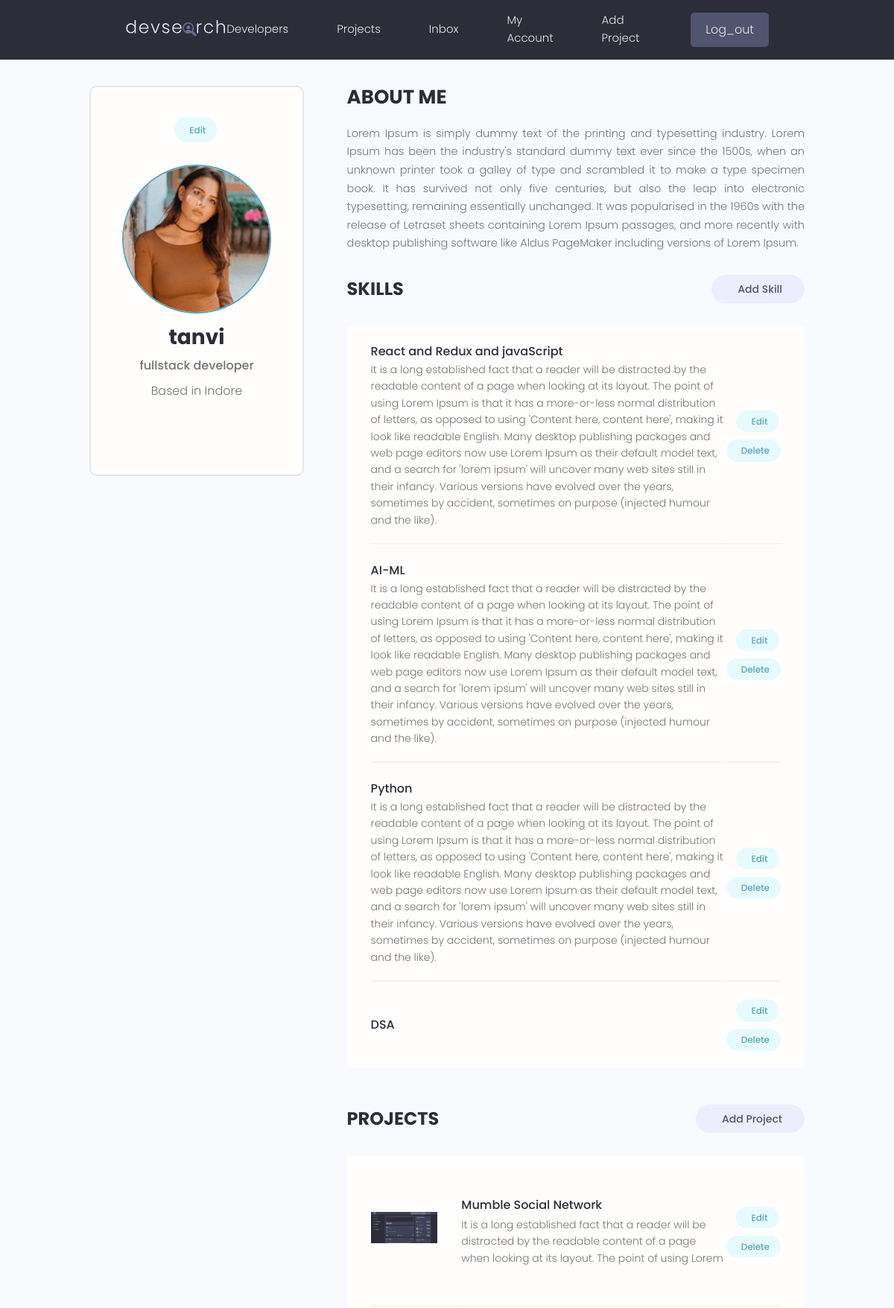
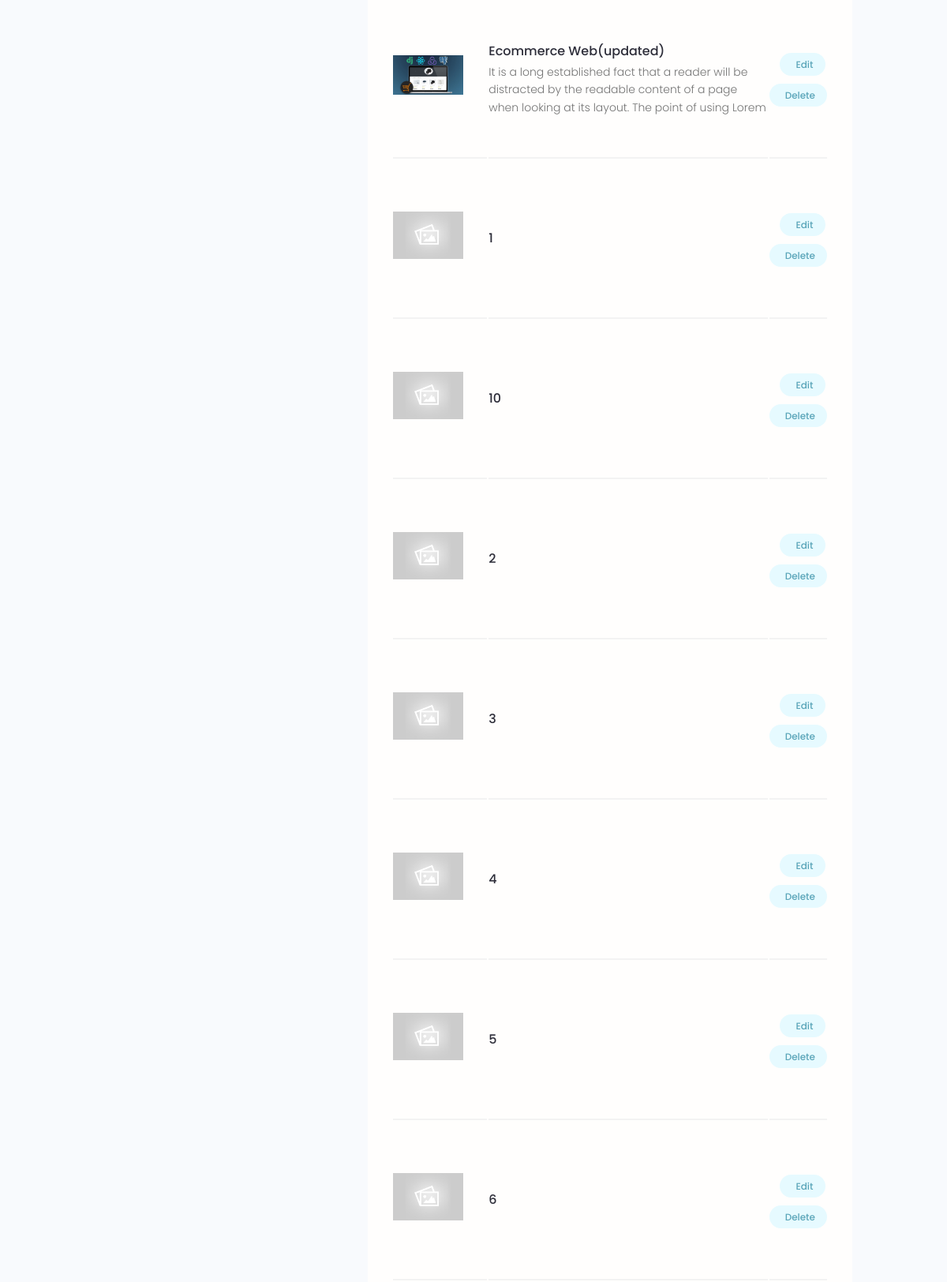
/account/ (signed in, upper part), run on the app's committed database (2 pictures, top to bottom).
### users/models.py (models this page shows, shortened)
class Profile(models.Model):
    user = models.OneToOneField(User,on_delete=models.CASCADE,null=True,blank=True)
    name = models.CharField(max_length=200,blank=True,null=True)
    username = models.CharField(max_length=200,blank=True,null=True)
    location = models.CharField(max_length=200,blank=True,null=True)
    email= models.EmailField(max_length=500,blank=True)
    short_intro = models.CharField(max_length=200,blank=True,null=True)
    bio = models.TextField(blank=True,null=True)
    profile_image= models. ImageField(null=True,blank=True,upload_to='profiles/',default='profiles/user-default.png')
    social_github = models.CharField(max_length=200,blank=True,null=True)
    social_twitter = models.CharField(max_length=200,blank=True,null=True)
    social_LinkedIn = models.CharField(max_length=200,blank=True,null=True)
    social_youtube = models.CharField(max_length=200,blank=True,null=True)
    social_website = models.CharField(max_length=200,blank=True,null=True)
    created = models.DateTimeField(auto_now_add=True)
    id = models.UUIDField(default=uuid.uuid4,unique=True,primary_key=True, editable=False)
    @property
    def imageURL(self):
        try:
            url = self.profile_image.url
        except:
            url=''
        return url
    class Meta:
        ordering=['created']

class Skill(models.Model):
    owner = models.ForeignKey(Profile,on_delete=models.CASCADE,null=True,blank=True)
    name = models.CharField(max_length=200,blank=True,null=True)
    description = models.TextField(blank=True,null=True)
    created = models.DateTimeField(auto_now_add=True)
    id = models.UUIDField(default=uuid.uuid4,unique=True,primary_key=True, editable=False)

### documents/models.py (models this page shows, shortened)
class Project(models.Model):
    owner = models.ForeignKey(Profile,null=True,blank=True,on_delete=models.CASCADE)
    title = models.CharField(max_length=200)
    description = models.TextField(null=True,blank=True)
    featured_image = models.ImageField(null=True,blank=True,default='default.jpg')
    demo_link = models.CharField(max_length=2000,null=True,blank=True)
    source_code = models.CharField(max_length=200,null=True,blank=True)
    tags = models.ManyToManyField('Tag',blank=True)
    vote_total = models.IntegerField(default=0,null=True,blank=True)
    vote_ratio = models.IntegerField(default=0,null=True,blank=True)
    created = models.DateTimeField(auto_now_add=True)
    id = models.UUIDField(default=uuid.uuid4,unique=True,primary_key=True, editable=False)
    class Meta:
        ordering = ['-vote_ratio','-vote_total','title']
    @property
    def imageURL(self):
        try:
            url = self.featured_image.url
        except:
            url=''
        return url

### users/views.py (the view)
# urls.py: path('account/',views.userAccount,name='account'),
@login_required(login_url='login')
def userAccount(request):
    profile = request.user.profile
    skills = profile.skill_set.all()
    projects = profile.project_set.all()
    context={'profile':profile,'skills':skills,'projects':projects}
    return render(request,'users/account.html',context)

### users/templates/users/account.html (shortened to what this page needs)
{% extends 'main.html' %}
{% block content %}
  <main class="settingsPage profile my-md">
    <div class="container">
      <div class="layout">
        <div class="column column--1of3">
          <div class="card text-center">
            <div class="card__body dev">
              <a class="tag tag--pill tag--main settings__btn" href="{% url 'edit-account' %}"> Edit</a>
              <img class="avatar avatar--xl dev__avatar" src="{{profile.imageURL}}" />
              <h2 class="dev__name">{{profile.username}}</h2>
              <p class="dev__title">{{profile.short_intro}}</p>
              <p class="dev__location">Based in {{profile.location}}</p>
            </div>
          </div>
        </div>
        <div class="column column--2of3">
          <div class="devInfo">
            <h3 class="devInfo__title">About Me</h3>
            <p class="devInfo__about">
              {{profile.bio}}
            </p>
          </div>
          <div class="settings">
            <h3 class="settings__title">Skills</h3>
            <a class="tag tag--pill tag--sub settings__btn tag--lg" href="{% url 'create-skill' %}"> Add Skill</a>
          </div>
          <table class="settings__table">
            {% for skill in skills%}
            <tr>
              <td class="settings__tableInfo">
                <h4>{{skill.name}}</h4>
                <p>
                  {{skill.description}}
                </p>
              </td>
              <td class="settings__tableActions">
                <a class="tag tag--pill tag--main settings__btn" href="{% url 'update-skill' skill.id %}"> Edit</a>
                <a class="tag tag--pill tag--main settings__btn" href="{% url 'delete-skill' skill.id  %}?next=/account">
                  Delete</a>
              </td>
            </tr>
            {% endfor %}
          </table>
          <div class="settings">
            <h3 class="settings__title">Projects</h3>
            <a class="tag tag--pill tag--sub settings__btn tag--lg" href="{% url 'create-project' %}"> Add Project</a>
          </div>
          <table class="settings__table">
            {% for project in projects %}
            <tr>
              <td class="settings__thumbnail">
                <a href="{% url 'document' project.id %}"><img src="{{project.imageURL}}" alt="Project Thumbnail" /></a>
              </td>
              <td class="settings__tableInfo">
                <a href="{% url 'document' project.id %}">{{project.title}}</a>
                <p>
                  {{project.description|slice:"150"}}
                </p>
              </td>
              <td class="settings__tableActions">
                <a class="tag tag--pill tag--main settings__btn" href="{% url 'update-project' project.id %}"> Edit</a>
                <a class="tag tag--pill tag--main settings__btn" href="{% url 'delete-project' project.id %}?next=/account">
                  Delete</a>
              </td>
            </tr>
            {% endfor %}
        </table>
        </div>
      </div>
    </div>
  </main>
  {% endblock %}

### static/styles/app.css (style rules this page uses)
:root { --color-sub: #2d2d39; }
.card { border: 2px solid var(--color-light); }
img { width: 100%; }
.profile .card > .dev { padding: 4rem; }
.dev__avatar { display: block; margin: auto; }
.dev__name { color: var(--color-sub); font-size: 2.8rem; font-weight: 700; margin-top: 1rem; margin-bottom: 0.5rem; }
.dev__title { font-size: 1.6rem; font-weight: 500; line-height: 1.3; }
.dev__location { margin-top: 1rem; }
.devInfo { margin-bottom: 3rem; }
.devInfo__title, .devInfo__subtitle { font-size: 2.6rem; color: var(--color-sub); text-transform: uppercase; font-weight: 700; margin-bottom: 1.5rem; }
.devInfo__about, .devSkill__info { font-size: 1.45rem; line-height: 1.7; text-align: justify; }
.settingsPage .dev > .settings__btn { display: inline-block; margin-bottom: 3rem; }
.settings { display: flex; justify-content: space-between; align-items: center; }
.settings__title { font-size: 2.4rem; text-transform: uppercase; font-weight: 700; color: var(--color-sub); }
.settings__table { margin-top: 3rem; margin-bottom: 5rem; padding: 0 3rem; background: var(--color-white); }
.settings__table tr { width: 100%; }
.settings__table tr > td { padding: 2rem 0; }
.settings__table tr:not(:last-child) td { border-bottom: 2px solid var(--color-white-light); }
.settings__thumbnail { width: 23%; min-width: 10rem; }
.settings__thumbnail img { padding-right: 3rem; height: 15rem; object-fit: contain; }
.settings__tableInfo { width: 100%; }
.settings__tableInfo h4, .settings__tableInfo a { padding-right: 1rem; width: auto; font-size: 1.6rem; font-weight: 500; color: var(--color-sub); }
.settings__tableInfo p { font-size: 1.4rem; }
.settings__tableActions { text-align: right; }

### static/uikit/styles/modules/_variables.css (style rules this page uses)
:root { --color-main: #5aa5b9; --color-main-light: #e6faff; --color-sub: #3f4156; --color-sub-light: #51546e; --color-sub-lighter: #ededfd; --color-text: #737373; --color-gray: #8b8b8b; --color-light: #e5e7eb; --color-light-gray: #767676; --color-bg: #f8fafd; --color-white: #fffefd; --color-white-light: #f3f3f3; --color-success: #359e64; --color-success-bg: #def8e8; --color-error: #fc4b0b; --color-error-bg: #fff2ee; --font-base: 'Poppins', arial, helvetica, 'Segoe UI', roboto, ubuntu, sans-serif; --font-monospace: 'Fira Code', 'Courier New', courier, monospace; --font-regular: 300; --font-medium: 500; --font-bold: 700; --generic-shadow: 1px 1px 5px #00000010; --generic-transition: all 0.3s ease-in-out; }

### static/uikit/styles/modules/_base.css (style rules this page uses)
* { margin: 0; padding: 0; box-sizing: border-box; text-rendering: optimizeLegibility; color: inherit; font-size: inherit; }
html { font-size: 50%; }
@media only screen and (min-width: 480px) { html { font-size: 56.25%; } }
@media only screen and (min-width: 1200px) { html { font-size: 62.5%; } }
body { line-height: 1.6; font-weight: 400; font-size: 1.5rem; color: var(--color-text); background-color: var(--color-bg); min-height: 100vh; }

### static/uikit/styles/modules/_typography.css (style rules this page uses)
* { font-family: var(--font-base); }
h2 { font-size: 3.6rem; font-weight: var(--font-bold); }
h3 { font-size: 3.2rem; font-weight: var(--font-medium); }
h4 { font-size: 2.8rem; font-weight: var(--font-medium); }
p, span, strong { font-size: 1.6rem; color: var(--color-text); font-weight: var(--font-regular); }
a { padding-bottom: 2px; text-decoration: none; display: inline-block; color: var(--color-main); font-weight: var(--font-medium); }

### static/uikit/styles/modules/_utilities.css (style rules this page uses)
.container { width: 92%; max-width: 165rem; margin: 0 auto; box-sizing: border-box; }
@media screen and (min-width: 1000px) { .container { width: 90%; } }
@media screen and (min-width: 1200px) { .container { width: 80%; } }
.text-center { text-align: center; }
.my-md { margin: 3rem auto; }

### static/uikit/styles/modules/_avatar.css (style rules this page uses)
.avatar { border-radius: 50%; border: 2px solid var(--color-main); object-fit: cover; }
.avatar--xl { height: 20rem; width: 20rem; }

### static/uikit/styles/modules/_card.css (style rules this page uses)
.card { border-radius: 1rem; background-color: var(--color-white); border: 1.5px solid var(--color-light); width: auto; height: auto; margin-top: 0.5rem; margin-bottom: 0.5rem; overflow: hidden; }
.card__body, .card__header { padding: 2rem 2.5rem; }

### static/uikit/styles/modules/_layout.css (style rules this page uses)
.layout { display: flex; flex-flow: row wrap; justify-content: space-between; }
.layout > .column { margin-bottom: 3rem; }
.layout > .column.column--1of3 { flex-basis: 30%; }
.layout > .column.column--2of3 { flex-basis: 64%; }

### data on the page
Profile: imageURL (picture), username "tanvi", short_intro "fullstack developer", location "Indore", bio "Lorem Ipsum is simply dummy text of the printing and typesetting industry. Lorem Ipsum has been the industry's standard dummy text ever since the 1500s, when an unknown printer took a galley of type and scrambled it to make a type specimen book. It has survived not only five centuries, but also the leap into electronic typesetting, remaining essentially unchanged. It was popularised in the 1960s with the release of Letraset sheets containing Lorem Ipsum passages, and more recently with desktop publishing software like Aldus PageMaker including versions of Lorem Ipsum."
Skill: name "React and Redux and javaScript", description "It is a long established fact that a reader will be distracted by the readable content of a page when looking at its layout. The point of using Lorem Ipsum is that it has a more-or-less normal distribution of letters, as opposed to using 'Content here, content here', making it look like readable English. Many desktop publishing packages and web page editors now use Lorem Ipsum as their default model text, and a search for 'lorem ipsum' will uncover many web sites still in their infancy. Various versions have evolved over the years, sometimes by accident, sometimes on purpose (injected humour and the like)."
Skill: name "AI-ML", description "It is a long established fact that a reader will be distracted by the readable content of a page when looking at its layout. The point of using Lorem Ipsum is that it has a more-or-less normal distribution of letters, as opposed to using 'Content here, content here', making it look like readable English. Many desktop publishing packages and web page editors now use Lorem Ipsum as their default model text, and a search for 'lorem ipsum' will uncover many web sites still in their infancy. Various versions have evolved over the years, sometimes by accident, sometimes on purpose (injected humour and the like)."
Skill: name "Python", description "It is a long established fact that a reader will be distracted by the readable content of a page when looking at its layout. The point of using Lorem Ipsum is that it has a more-or-less normal distribution of letters, as opposed to using 'Content here, content here', making it look like readable English. Many desktop publishing packages and web page editors now use Lorem Ipsum as their default model text, and a search for 'lorem ipsum' will uncover many web sites still in their infancy. Various versions have evolved over the years, sometimes by accident, sometimes on purpose (injected humour and the like)."
Skill: name "DSA"
Project: imageURL (picture), title "Mumble Social Network", description "It is a long established fact that a reader will be distracted by the readable content of a page when looking at its layout. The point of using Lorem"
Project: imageURL (picture), title "Ecommerce Web(updated)", description "It is a long established fact that a reader will be distracted by the readable content of a page when looking at its layout. The point of using Lorem"
Project: imageURL (placeholder picture), title "1"
Project: imageURL (placeholder picture), title "10"
Project: imageURL (placeholder picture), title "2"
Project: imageURL (placeholder picture), title "3"
Project: imageURL (placeholder picture), title "4"
Project: imageURL (placeholder picture), title "5"
Project: imageURL (placeholder picture), title "6"
